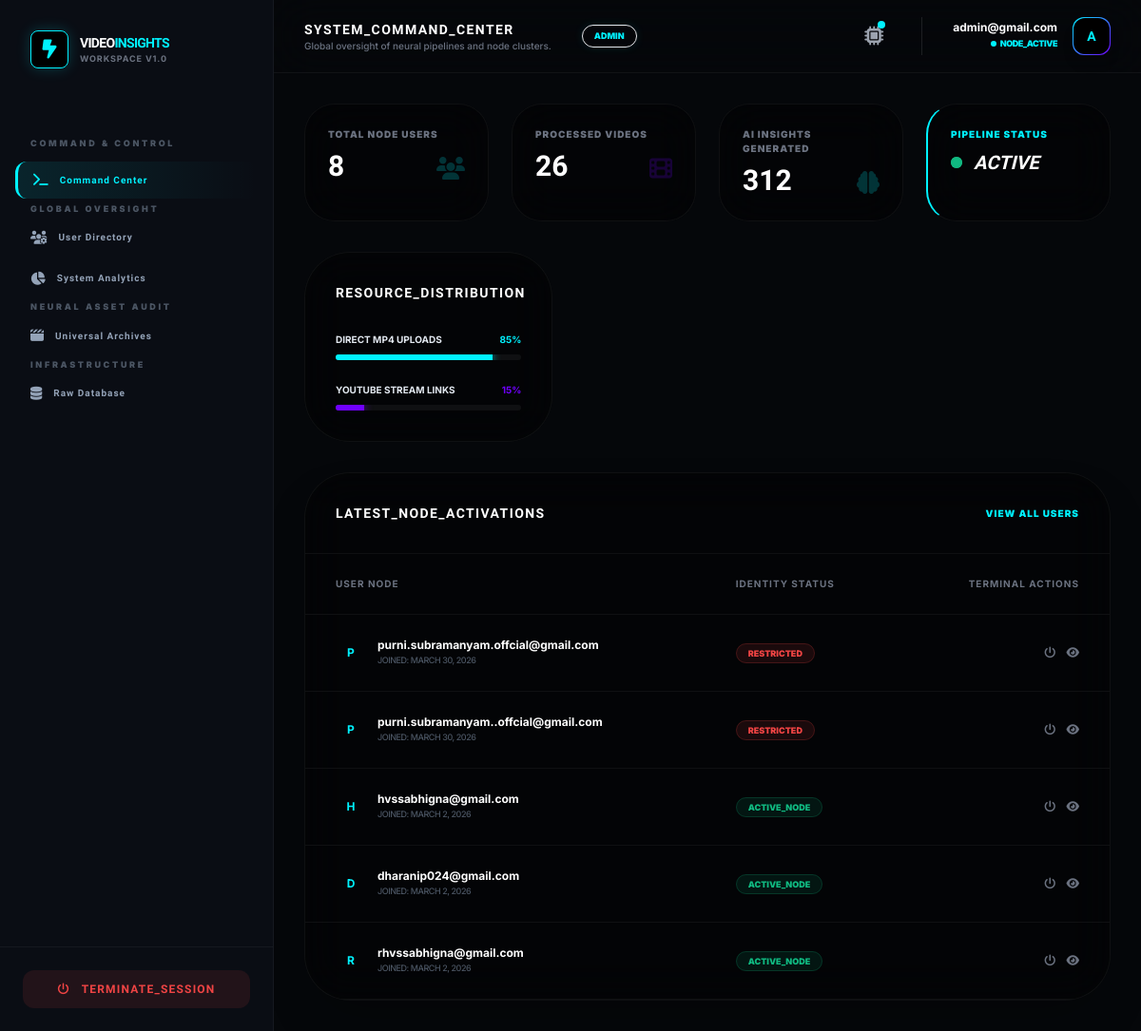
Screenshot of /analysis/admin/dashboard/ (signed in) with the database file from the repository.
### accounts/models.py (models this page shows, shortened)
class User(AbstractUser):
    username = None
    email = models.EmailField(unique=True)
    ROLE_CHOICES = (
        ('admin', 'Admin'),
        ('user', 'User'),
    )
    role = models.CharField(max_length=10, choices=ROLE_CHOICES, default='user')
    is_verified = models.BooleanField(default=False)
    login_count = models.PositiveIntegerField(default=0)
    USERNAME_FIELD = 'email'
    REQUIRED_FIELDS = []
    objects = CustomUserManager()

### analysis/views.py (the view)
# urls.py: path('admin/dashboard/', views.admin_dashboard, name='admin_dashboard'),
@user_passes_test(is_admin)
def admin_dashboard(request):
    all_users = User.objects.all().order_by('-date_joined')
    all_vids  = VideoAnalysis.objects.all()
    total     = all_vids.count()
    yt_count  = all_vids.filter(video_file="").count()
    stats = {
        'total_users':   all_users.count(),
        'total_videos':  total,
        'total_insights':total * 12,
        'mp4_percent':   (100 - (yt_count / total * 100)) if total > 0 else 65,
        'yt_percent':    (yt_count / total * 100) if total > 0 else 35
    }
    return render(request, 'admin_dashboard.html', {
        'stats': stats, 'node_users': all_users[:5]
    })

### analysis/views.py (called while the page is built)
def is_admin(user):
    return user.is_authenticated and user.role == 'admin'

### templates/admin_dashboard.html (shortened to what this page needs)
{% extends "base2.html" %}
{% load i18n %}
{% block page_title %}SYSTEM_COMMAND_CENTER{% endblock %}
{% block page_subtitle %}Global oversight of neural pipelines and node clusters.{% endblock %}
{% block content %}
<div class="space-y-8 animate-fade-in">
    <div class="grid grid-cols-1 md:grid-cols-2 lg:grid-cols-4 gap-6">
        <div class="bg-black/40 border border-white/5 p-6 rounded-[2rem] backdrop-blur-xl">
            <p class="text-[10px] font-black text-gray-500 uppercase tracking-widest mb-2">Total Node Users</p>
            <div class="flex items-end justify-between">
                <h3 class="orbitron text-3xl font-black text-white">{{ stats.total_users }}</h3>
                <i class="fa fa-users text-[var(--accent-cyan)] opacity-20 text-2xl"></i>
            </div>
        </div>
        <div class="bg-black/40 border border-white/5 p-6 rounded-[2rem] backdrop-blur-xl">
            <p class="text-[10px] font-black text-gray-500 uppercase tracking-widest mb-2">Processed Videos</p>
            <div class="flex items-end justify-between">
                <h3 class="orbitron text-3xl font-black text-white">{{ stats.total_videos }}</h3>
                <i class="fa fa-film text-[var(--accent-purple)] opacity-20 text-2xl"></i>
            </div>
        </div>
        <div class="bg-black/40 border border-white/5 p-6 rounded-[2rem] backdrop-blur-xl">
            <p class="text-[10px] font-black text-gray-500 uppercase tracking-widest mb-2">AI Insights Generated</p>
            <div class="flex items-end justify-between">
                <h3 class="orbitron text-3xl font-black text-white">{{ stats.total_insights }}</h3>
                <i class="fa fa-brain text-[var(--accent-cyan)] opacity-20 text-2xl"></i>
            </div>
        </div>
        <div class="bg-black/40 border border-white/5 p-6 rounded-[2rem] backdrop-blur-xl border-l-2 border-l-[var(--accent-cyan)]">
            <p class="text-[10px] font-black text-[var(--accent-cyan)] uppercase tracking-widest mb-2">Pipeline Status</p>
            <div class="flex items-center gap-3">
                <span class="relative flex h-3 w-3">
                    <span class="relative inline-flex rounded-full h-3 w-3 bg-emerald-500"></span>
                </span>
                <h3 class="orbitron text-xl font-black text-white uppercase italic">Active</h3>
            </div>
        </div>
    </div>
    <div class="grid lg:grid-cols-3 gap-8">
        <div class="bg-black/40 border border-white/5 p-8 rounded-[3rem] backdrop-blur-xl">
            <h4 class="orbitron text-sm font-black text-white tracking-widest mb-8">RESOURCE_DISTRIBUTION</h4>
            <div class="space-y-6">
                <div>
                    <div class="flex justify-between text-[10px] font-bold uppercase mb-2">
                        <span>Direct MP4 Uploads</span>
                        <span class="text-[var(--accent-cyan)]">{{ stats.mp4_percent|floatformat:0 }}%</span>
                    </div>
                    <div class="h-1.5 w-full bg-white/5 rounded-full overflow-hidden">
                        <div class="h-full bg-[var(--accent-cyan)] transition-all duration-1000 shadow-[0_0_10px_var(--accent-cyan)]" style="width: {{ stats.mp4_percent }}%"></div>
                    </div>
                </div>
                <div>
                    <div class="flex justify-between text-[10px] font-bold uppercase mb-2">
                        <span>YouTube Stream Links</span>
                        <span class="text-[var(--accent-purple)]">{{ stats.yt_percent|floatformat:0 }}%</span>
                    </div>
                    <div class="h-1.5 w-full bg-white/5 rounded-full overflow-hidden">
                        <div class="h-full bg-[var(--accent-purple)] transition-all duration-1000 shadow-[0_0_10px_var(--accent-purple)]" style="width: {{ stats.yt_percent }}%"></div>
                    </div>
                </div>
            </div>
        </div>
    </div>
    <div class="bg-black/40 border border-white/5 rounded-[3rem] backdrop-blur-xl overflow-hidden shadow-2xl">
        <div class="p-8 border-b border-white/5 flex justify-between items-center">
            <h4 class="orbitron text-sm font-black text-white tracking-widest">LATEST_NODE_ACTIVATIONS</h4>
            <a href="{% url 'admin_user_management' %}" class="text-[10px] font-black text-[var(--accent-cyan)] uppercase tracking-widest hover:underline">View All Users</a>
        </div>
        <div class="overflow-x-auto">
            <table class="w-full text-left">
                <thead>
                    <tr class="text-[10px] font-black text-gray-500 uppercase tracking-widest border-b border-white/5">
                        <th class="px-8 py-6">User Node</th>
                        <th class="px-8 py-6">Identity Status</th>
                        <th class="px-8 py-6 text-right">Terminal Actions</th>
                    </tr>
                </thead>
                <tbody class="text-xs font-medium">
                    {% for user_node in node_users %}
                    <tr class="border-b border-white/5 hover:bg-white/[0.02] transition-colors">
                        <td class="px-8 py-6 flex items-center gap-3">
                            <div class="w-8 h-8 rounded-lg bg-[var(--accent-cyan)]/10 text-[var(--accent-cyan)] flex items-center justify-center font-bold">{{ user_node.email|first|upper }}</div>
                            <div>
                                <p class="text-white font-bold">{{ user_node.email }}</p>
                                <p class="text-[9px] text-gray-600 uppercase tracking-tighter">Joined: {{ user_node.date_joined|date:"N j, Y" }}</p>
                            </div>
                        </td>
                        <td class="px-8 py-6">
                            {% if user_node.is_active %}
                                <span class="px-3 py-1 bg-emerald-500/10 text-emerald-500 rounded-full text-[9px] font-black uppercase border border-emerald-500/20">Active_Node</span>
                            {% else %}
                                <span class="px-3 py-1 bg-red-500/10 text-red-500 rounded-full text-[9px] font-black uppercase border border-red-500/20">Restricted</span>
                            {% endif %}
                        </td>
                        <td class="px-8 py-6 text-right">
                            <button class="text-gray-500 hover:text-red-500 transition-colors mx-2"><i class="fa fa-power-off"></i></button>
                            <button class="text-gray-500 hover:text-[var(--accent-cyan)] transition-colors"><i class="fa fa-eye"></i></button>
                        </td>
                    </tr>
                    {% empty %}
                    <tr>
                        <td colspan="3" class="px-8 py-10 text-center text-gray-600 italic">No active user nodes detected in current database sync.</td>
                    </tr>
                    {% endfor %}
                </tbody>
            </table>
        </div>
    </div>
</div>
{% endblock %}

### templates/base2.html (shortened to what this page needs)
<!DOCTYPE html>
<html lang="en">
<head>
    <script src="https://cdn.tailwindcss.com"></script>
    <link rel="stylesheet" href="https://cdnjs.cloudflare.com/ajax/libs/font-awesome/6.4.2/css/all.min.css">
</head>
<body class="min-h-screen flex">
<aside class="w-72 bg-[var(--sidebar-bg)] border-r border-white/5 hidden lg:flex flex-col sticky top-0 h-screen z-50">
    <div class="p-8">
        <a href="/" class="flex items-center gap-3">
            <div class="w-10 h-10 rounded-lg flex items-center justify-center bg-black border border-[var(--accent-cyan)] shadow-[0_0_15px_rgba(0,242,255,0.2)]">
                <i class="fa-solid fa-bolt-lightning text-xl text-[var(--accent-cyan)]"></i>
            </div>
            <div>
                <h2 class="orbitron text-sm font-black text-white tracking-tighter">VIDEO<span class="text-[var(--accent-cyan)]">INSIGHTS</span></h2>
                <p class="text-[9px] text-gray-500 uppercase tracking-widest font-bold">Workspace v1.0</p>
            </div>
        </a>
    </div>
    <nav class="flex-1 px-4 py-4 space-y-1 overflow-y-auto">
        {% if user.role == 'admin' %}
            {% include "partials/sidebar_admin.html" %}
        {% else %}
            {% include "partials/sidebar_user.html" %}
        {% endif %}
    </nav>
    <div class="p-6 border-t border-white/5">
        <a href="{% url 'logout' %}"
           class="flex items-center justify-center gap-3 px-4 py-3 rounded-xl bg-red-500/10 text-red-500 font-bold hover:bg-red-500 hover:text-white transition duration-300 orbitron text-xs tracking-widest">
            <i class="fa-solid fa-power-off"></i> TERMINATE_SESSION
        </a>
    </div>
</aside>
<div class="flex-1 flex flex-col min-w-0">
    <header class="bg-[var(--sidebar-bg)]/80 backdrop-blur-xl border-b border-white/5 sticky top-0 z-40 px-8 py-4 flex justify-between items-center">
        <div class="flex items-center gap-4">
             <div class="hidden sm:block">
                <h1 class="orbitron text-sm font-bold text-white tracking-widest uppercase">
                    {% block page_title %}Operational_Dashboard{% endblock page_title %}
                </h1>
                <p class="text-[10px] text-gray-500 font-medium">
                    {% block page_subtitle %}Synchronizing with Neural Pipeline...{% endblock page_subtitle %}
                </p>
             </div>
             <span class="bg-[var(--accent-cyan)]/10 text-[var(--accent-cyan)] text-[9px] uppercase font-black px-3 py-1 rounded-full ml-4 border border-[var(--accent-cyan)]/20 shadow-[0_0_10px_rgba(0,242,255,0.1)]">
                {{ user.role|default:"User" }}
             </span>
        </div>
        <div class="flex items-center gap-8">
            <div class="relative group">
                <button class="relative p-2 text-gray-400 hover:text-[var(--accent-cyan)] transition-colors">
                    <i class="fa-solid fa-microchip text-xl"></i>
                    <span class="absolute top-1.5 right-1.5 w-2 h-2 bg-[var(--accent-cyan)] rounded-full animate-pulse"></span>
                </button>
            </div>
            <div class="flex items-center gap-4 border-l border-white/10 pl-8">
                <div class="text-right hidden sm:block">
                    <p class="text-xs font-bold text-white leading-none mb-1">{{ user.email }}</p>
                    <p class="text-[9px] text-[var(--accent-cyan)] font-black uppercase flex items-center justify-end gap-1 tracking-tighter">
                        <span class="w-1.5 h-1.5 bg-[var(--accent-cyan)] rounded-full animate-ping"></span> NODE_ACTIVE
                    </p>
                </div>
                <div class="w-10 h-10 rounded-xl bg-gradient-to-br from-[var(--accent-cyan)] to-[var(--accent-purple)] p-[1px] shadow-lg">
                    <div class="w-full h-full bg-black rounded-xl flex items-center justify-center text-[var(--accent-cyan)] font-black orbitron text-sm">
                        {{ user.email|first|upper }}
                    </div>
                </div>
            </div>
        </div>
    </header>
    <main class="flex-1 p-8 overflow-y-auto">
        <div class="max-w-7xl mx-auto animate-fade-in">
            {% block content %}{% endblock content %}
        </div>
    </main>
</div>
</body>
</html>

### templates/base2.html (style rules this page uses)
:root { --bg-workspace: #05070a; --sidebar-bg: #0a0d14; --accent-cyan: #00f2ff; --accent-purple: #7000ff; --card-dark: #10141d; }
body { font-family: 'Inter', sans-serif; background-color: var(--bg-workspace); color: #e2e8f0; }
.orbitron { font-family: 'Orbitron', sans-serif; }
.animate-fade-in { animation: fadeIn 0.3s ease-out; }

### rows the page displays
User: role "ADMIN", email "admin@gmail.com", email|first "A"
User: email|first "P", email "purni.subramanyam.offcial@gmail.com", date_joined "MARCH 30, 2026", is_active "RESTRICTED"
User: email|first "P", email "purni.subramanyam..offcial@gmail.com", date_joined "MARCH 30, 2026", is_active "RESTRICTED"
User: email|first "H", email "hvssabhigna@gmail.com", date_joined "MARCH 2, 2026", is_active "ACTIVE_NODE"
User: email|first "D", email "dharanip024@gmail.com", date_joined "MARCH 2, 2026", is_active "ACTIVE_NODE"
User: email|first "R", email "rhvssabhigna@gmail.com", date_joined "MARCH 2, 2026", is_active "ACTIVE_NODE"

### other values shown
{{ stats.total_users }} "8"
{{ stats.total_videos }} "26"
{{ stats.total_insights }} "312"
{{ stats.mp4_percent|floatformat:0 }} "85"
{{ stats.yt_percent|floatformat:0 }} "15"
